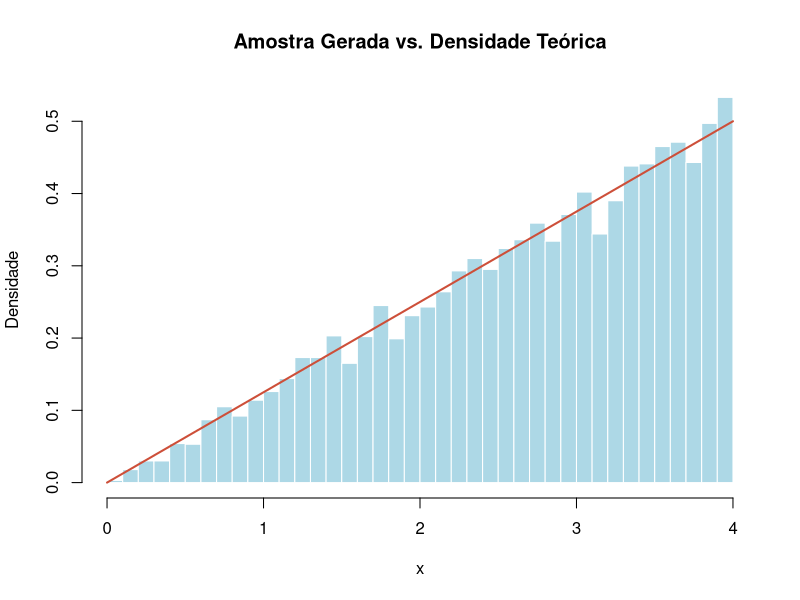

Here is the R script that generated this plot:
rfdp <- function(n){
  U <- runif(n)
  
  # Inversa da FDA F^-1(u)
  amostras <- 4 * sqrt(U)
  
  return(amostras)
}

n <- 10000

amostra_gerada <- rfdp(n)

hist(amostra_gerada, 
     breaks = 30, 
     freq = FALSE, 
     main = "Amostra Gerada vs. Densidade Teórica",
     xlab = "x",
     ylab = "Densidade",
     col = "lightblue",
     border = "white")

curve(x/8, 
      from = 0, 
      to = 4, 
      add = TRUE, 
      col = "tomato3", 
      lwd = 2) 
